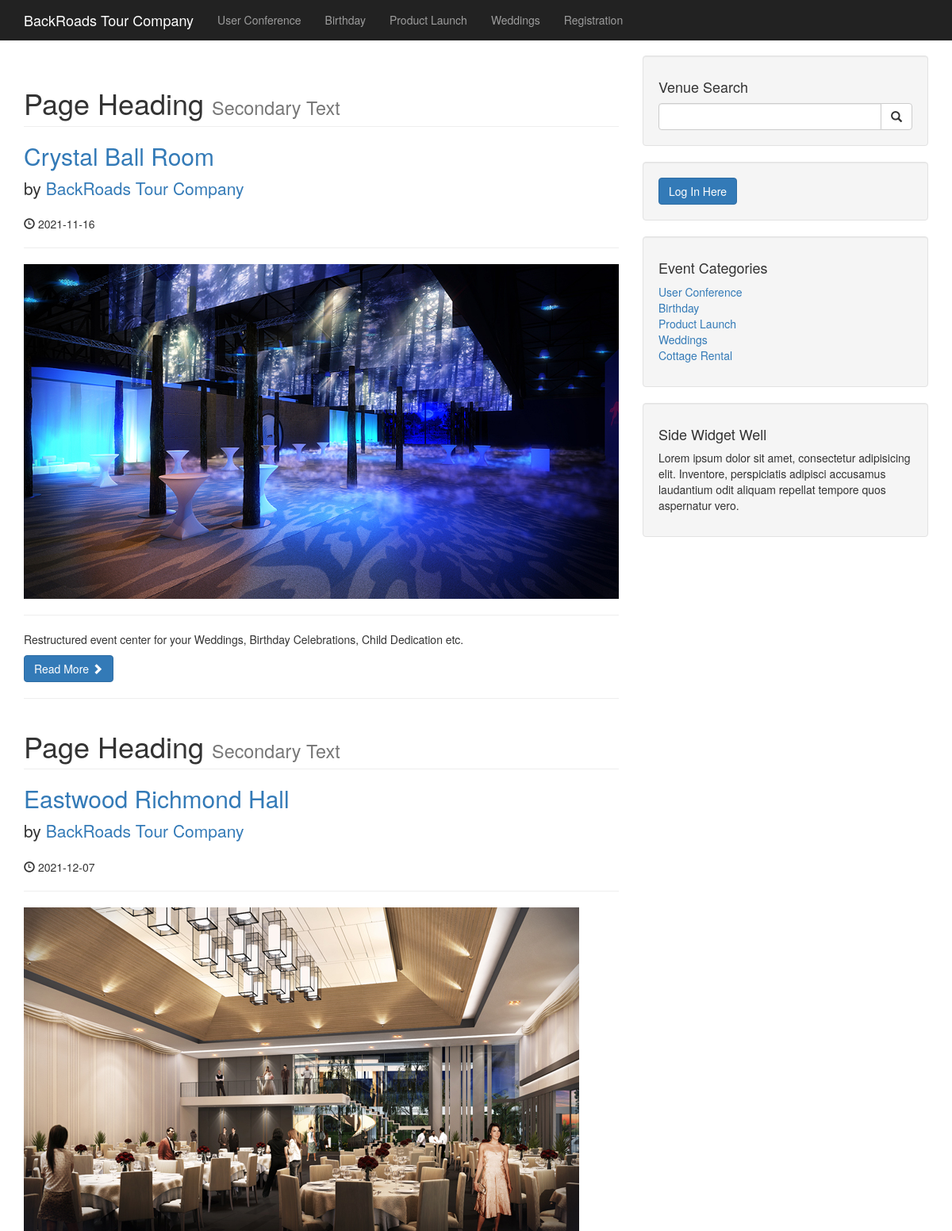
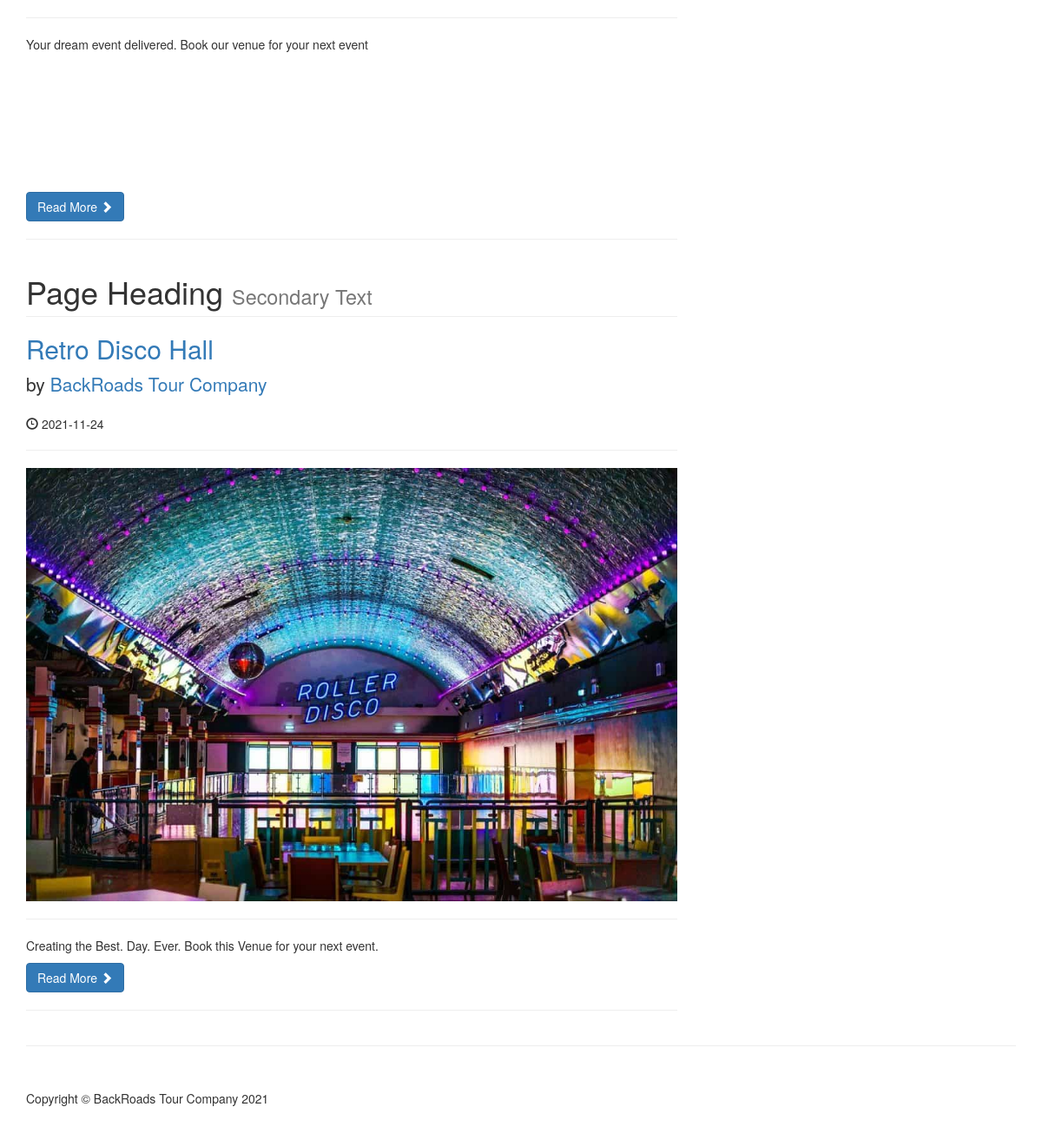
The page /category.php?category=2 on the database its author committed (2 pictures, top to bottom).
### tables this page shows
CREATE TABLE `categories` (
  `cat_id` int(3) NOT NULL,
  `cat_title` varchar(255) NOT NULL
);

CREATE TABLE `posts` (
  `post_id` int(3) NOT NULL,
  `post_category_id` int(3) NOT NULL,
  `post_title` varchar(255) NOT NULL,
  `post_author` varchar(255) NOT NULL,
  `post_date` date NOT NULL,
  `post_image` text NOT NULL,
  `post_content` text NOT NULL,
  `post_tags` varchar(255) NOT NULL,
  `post_comment_count` int(11) NOT NULL,
  `post_status` varchar(255) NOT NULL DEFAULT 'draft'
);

### category.php (the view, shortened to what this page needs)
<?php include "./includes/header.php"; ?>
<?php include "./includes/db.php"; ?>
<?php include "./includes/navigation.php"; ?>
<div class="container">
    <div class="row">
    <div class="col-md-8">
<?php
if(isset($_GET['category'])){
$post_category_id = $_GET['category'];
}
$query = "SELECT * FROM posts WHERE post_category_id = $post_category_id ";
$select_all_posts_query = mysqli_query($connection, $query);
while($row = mysqli_fetch_assoc($select_all_posts_query)){
    $post_id = $row['post_id'];
    $post_title = $row['post_title'];
    $post_author = $row['post_author'];
    $post_date = $row['post_date'];
    $post_image = $row['post_image'];
    $post_content = substr($row['post_content'],0,150);
?>
        <h1 class="page-header">
            Page Heading
            <small>Secondary Text</small>
        </h1>
        <h2>
            <a href="post.php?p_id=<?php echo $post_id; ?>"><?php echo $post_title; ?></a>
        </h2>
        <p class="lead">
            by <a href="index.php"><?php echo $post_author; ?></a>
        </p>
        <p><span class="glyphicon glyphicon-time"></span> <?php echo $post_date; ?></p>
        <hr>
        <img class="img-responsive" src="images/<?php echo $post_image ?>" alt="">
        <hr>
        <p><?php echo $post_content; ?></p>
        <a class="btn btn-primary" href="#">Read More <span class="glyphicon glyphicon-chevron-right"></span></a>
<hr>
<?php } ?>
</div>
<?php include "./includes/sidebar.php"; ?>
</div>
<hr>
<?php include "./includes/footer.php"; ?>

### includes/navigation.php (shortened to what this page needs)
<nav class="navbar navbar-inverse navbar-fixed-top" role="navigation">
    <div class="container">
<div class="navbar-header">
    <a class="navbar-brand" href="index.php" style="color: white;">BackRoads Tour Company</a>
</div>
<div class="collapse navbar-collapse" id="bs-example-navbar-collapse-1">
<ul class="nav navbar-nav">
    <?php
    $query = "SELECT * FROM categories LIMIT 4";
    $select_all_categories = mysqli_query($connection, $query);
    while($row = mysqli_fetch_array($select_all_categories)){
        $cat_id = $row['cat_id'];
        $cat_title = $row['cat_title'];
        echo "<li><a href='category.php?category=$cat_id'>{$cat_title}</a></li>";
    }
?>
        <li>
            <a href="registration.php">Registration</a>
        </li>
    </ul>
</div>
</div>
</nav>

### includes/sidebar.php (shortened to what this page needs)
<div class="col-md-4">
    <div class="well">
        <h4>Venue Search</h4>
        <form action="search.php" method="post">
        <div class="input-group">
            <input type="text" name="search" class="form-control">
            <span class="input-group-btn">
                <button name="submit" class="btn btn-default" type="submit">
                    <span class="glyphicon glyphicon-search"></span>
            </button>
            </span>
        </div>
        </form>
</div>
<div class="well">
  <?php  if(isset($_SESSION['user_role'])): ?>
        <h4>Logged in as <?php echo $_SESSION['username'] ?></h4>
        <a href="includes/logout.php" class="btn btn-primary">Log Out</a>
  <?php else: ?>
  <button type="submit" class="btn btn-primary login" > Log In Here </button>
<?php  endif; ?>
</div>
<div class="well">
<?php
  $query = "SELECT * FROM categories LIMIT 5";
  $select_categories_sidebar = mysqli_query($connection, $query);
?>
  <h4>Event Categories</h4>
    <div class="row">
        <div class="col-lg-12">
            <ul class="list-unstyled">
        <?php
            while($row = mysqli_fetch_array($select_categories_sidebar)){
            $cat_title = $row['cat_title'];
            $cat_id = $row['cat_id'];
            echo "<li><a href='category.php?category=$cat_id'>{$cat_title}</a></li>";
          }
        ?>
          </ul>
        </div>
      </div>
</div>
<?php include "widget.php"; ?>
</div>

### css/blog-home.css (style rules this page uses)
body { padding-top: 70px; }

### rows shown on the page
categories: cat_title "User Conference"
categories: cat_title "Birthday"
categories: cat_title "Product Launch"
categories: cat_title "Weddings"
posts: post_title "Crystal Ball Room", post_author "BackRoads Tour Company", post_date "2021-11-16", post_image (picture), post_content "Restructured event center for your Weddings, Birthday Celebrations, Child Dedication etc."
posts: post_title "Eastwood Richmond Hall", post_author "BackRoads Tour Company", post_date "2021-12-07", post_image (picture), post_content "Your dream event delivered. Book our venue for your next event"
posts: post_title "Retro Disco Hall", post_author "BackRoads Tour Company", post_date "2021-11-24", post_image (picture), post_content "Creating the Best. Day. Ever. Book this Venue for your next event."
categories: cat_title "Cottage Rental"
